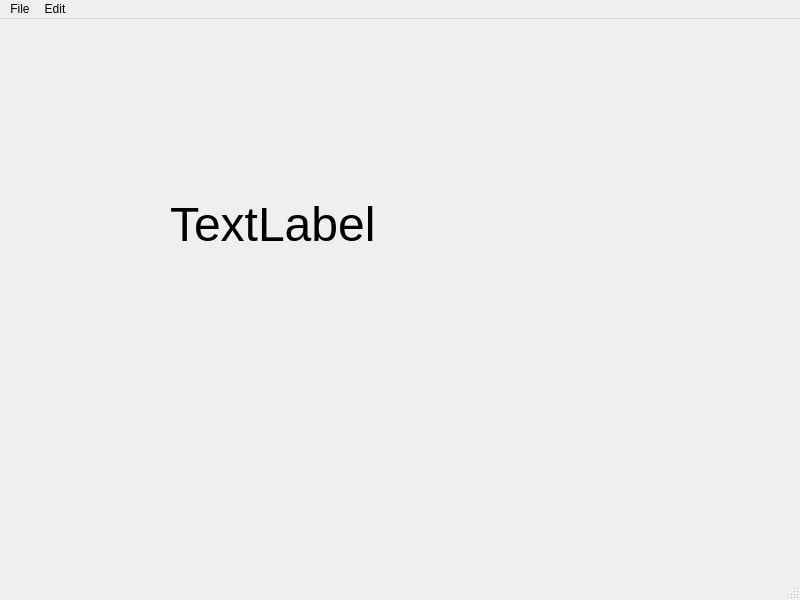
<?xml version="1.0" encoding="UTF-8"?>
<ui version="4.0">
 <class>MainWindow</class>
 <widget class="QMainWindow" name="MainWindow">
  <property name="geometry">
   <rect>
    <x>0</x>
    <y>0</y>
    <width>800</width>
    <height>600</height>
   </rect>
  </property>
  <property name="windowTitle">
   <string>MainWindow</string>
  </property>
  <widget class="QWidget" name="centralwidget">
   <widget class="QLabel" name="label">
    <property name="geometry">
     <rect>
      <x>170</x>
      <y>100</y>
      <width>481</width>
      <height>211</height>
     </rect>
    </property>
    <property name="font">
     <font>
      <pointsize>36</pointsize>
     </font>
    </property>
    <property name="text">
     <string>TextLabel</string>
    </property>
   </widget>
  </widget>
  <widget class="QMenuBar" name="menubar">
   <property name="geometry">
    <rect>
     <x>0</x>
     <y>0</y>
     <width>800</width>
     <height>22</height>
    </rect>
   </property>
   <widget class="QMenu" name="menuFile">
    <property name="title">
     <string>File</string>
    </property>
    <addaction name="actionNew"/>
    <addaction name="actionSave"/>
   </widget>
   <widget class="QMenu" name="menuEdit">
    <property name="title">
     <string>Edit</string>
    </property>
    <addaction name="actionCopy"/>
    <addaction name="actionPaste"/>
   </widget>
   <addaction name="menuFile"/>
   <addaction name="menuEdit"/>
  </widget>
  <widget class="QStatusBar" name="statusbar"/>
  <action name="actionNew">
   <property name="text">
    <string>New</string>
   </property>
   <property name="statusTip">
    <string>Create a new file</string>
   </property>
   <property name="shortcut">
    <string>Ctrl+N</string>
   </property>
  </action>
  <action name="actionSave">
   <property name="text">
    <string>Save</string>
   </property>
   <property name="statusTip">
    <string>Save a file</string>
   </property>
   <property name="shortcut">
    <string>Ctrl+S</string>
   </property>
  </action>
  <action name="actionCopy">
   <property name="text">
    <string>Copy</string>
   </property>
   <property name="statusTip">
    <string>Copy a file</string>
   </property>
   <property name="shortcut">
    <string>Ctrl+C</string>
   </property>
  </action>
  <action name="actionPaste">
   <property name="text">
    <string>Paste</string>
   </property>
   <property name="statusTip">
    <string>Paste a file</string>
   </property>
   <property name="shortcut">
    <string>Ctrl+V</string>
   </property>
  </action>
 </widget>
 <resources/>
 <connections/>
</ui>
